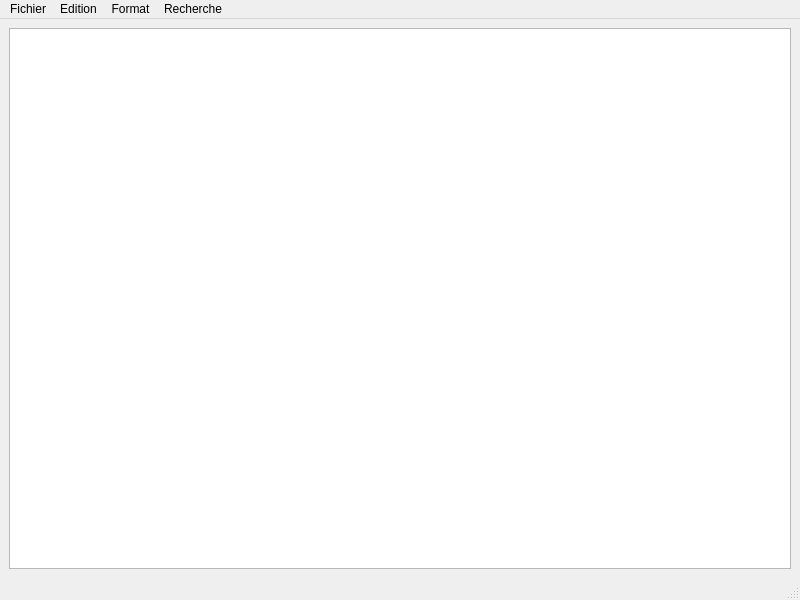
<?xml version="1.0" encoding="UTF-8"?>
<ui version="4.0">
 <class>MainWindow</class>
 <widget class="QMainWindow" name="MainWindow">
  <property name="geometry">
   <rect>
    <x>0</x>
    <y>0</y>
    <width>800</width>
    <height>600</height>
   </rect>
  </property>
  <property name="windowTitle">
   <string>MainWindow</string>
  </property>
  <widget class="QWidget" name="centralwidget">
   <layout class="QHBoxLayout" name="horizontalLayout_2">
    <item>
     <layout class="QVBoxLayout" name="verticalLayout">
      <item>
       <layout class="QHBoxLayout" name="horizontalLayout"/>
      </item>
      <item>
       <widget class="QTextEdit" name="textEdit"/>
      </item>
     </layout>
    </item>
   </layout>
  </widget>
  <widget class="QMenuBar" name="menubar">
   <property name="geometry">
    <rect>
     <x>0</x>
     <y>0</y>
     <width>800</width>
     <height>24</height>
    </rect>
   </property>
   <widget class="QMenu" name="menuFichier">
    <property name="title">
     <string>Fichier</string>
    </property>
    <addaction name="actionOuvrir"/>
    <addaction name="actionSauvegarder"/>
    <addaction name="actionSave_as"/>
    <addaction name="actionNew"/>
   </widget>
   <widget class="QMenu" name="menurecherche">
    <property name="title">
     <string>Edition</string>
    </property>
   </widget>
   <widget class="QMenu" name="menuFormat">
    <property name="title">
     <string>Format</string>
    </property>
   </widget>
   <widget class="QMenu" name="menuRecherche">
    <property name="title">
     <string>Recherche</string>
    </property>
   </widget>
   <addaction name="menuFichier"/>
   <addaction name="menurecherche"/>
   <addaction name="menuFormat"/>
   <addaction name="menuRecherche"/>
  </widget>
  <widget class="QStatusBar" name="statusbar"/>
  <action name="actionOuvrir">
   <property name="text">
    <string>Ouvrir</string>
   </property>
  </action>
  <action name="actionSauvegarder">
   <property name="text">
    <string>Sauvegarder</string>
   </property>
  </action>
  <action name="actionSave_as">
   <property name="text">
    <string>Save as</string>
   </property>
  </action>
  <action name="actionNew">
   <property name="text">
    <string>New</string>
   </property>
  </action>
 </widget>
 <resources/>
 <connections/>
</ui>
